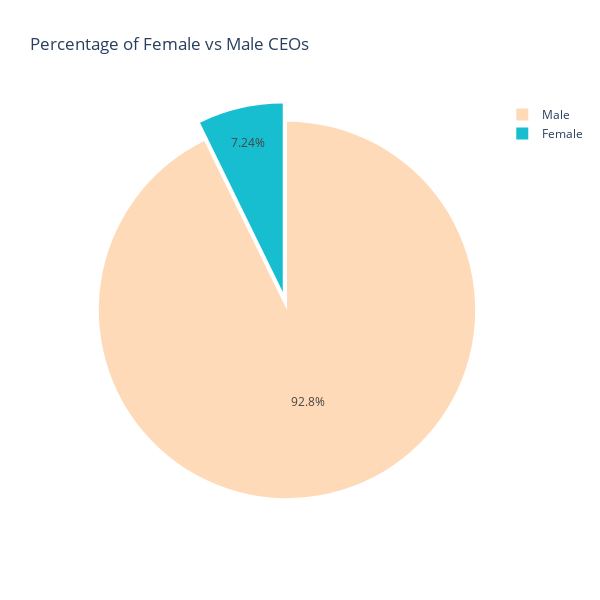

Write notebook code for a chart like this one.
### Markdown cell above
<a id='top'></a>
<div style="text-align: center;">
    <img src="https://github.com/Shakedams/project1/blob/main/femaleceo.jpg?raw=true" width="400"/>
</div>

### Code cell
total_ceos = fortune_df['female_ceo'].count()
female_ceos = fortune_df[fortune_df['female_ceo'] == 'yes'].shape[0]
male_ceos = total_ceos - female_ceos
percentage_female_ceos = (female_ceos / total_ceos) * 100
percentage_male_ceos = (male_ceos / total_ceos) * 100

data = pd.DataFrame({
    'CEO Gender': ['Female', 'Male'],
    'Percentage': [percentage_female_ceos, percentage_male_ceos]
})

fig = go.Figure(data=[go.Pie(labels=data['CEO Gender'], values=data['Percentage'], 
                             pull=[0.1, 0],  # Explode the first slice (female CEOs)
                             marker=dict(colors=['#17becf', 'peachpuff']))])

fig.update_layout(title_text='Percentage of Female vs Male CEOs', width=600, height=600)
fig.show()

### Figure 1 — Plotly figure (JSON) as saved in the notebook; plotly's stock layout.template omitted (floating-point values rounded to 4 significant figures)
{"data": [{"labels": ["Female", "Male"], "marker": {"colors": ["#17becf", "peachpuff"]}, "pull": [0.1, 0], "type": "pie", "values": [7.244, 92.76]}], "layout": {"height": 600, "title": {"text": "Percentage of Female vs Male CEOs"}, "width": 600}}
